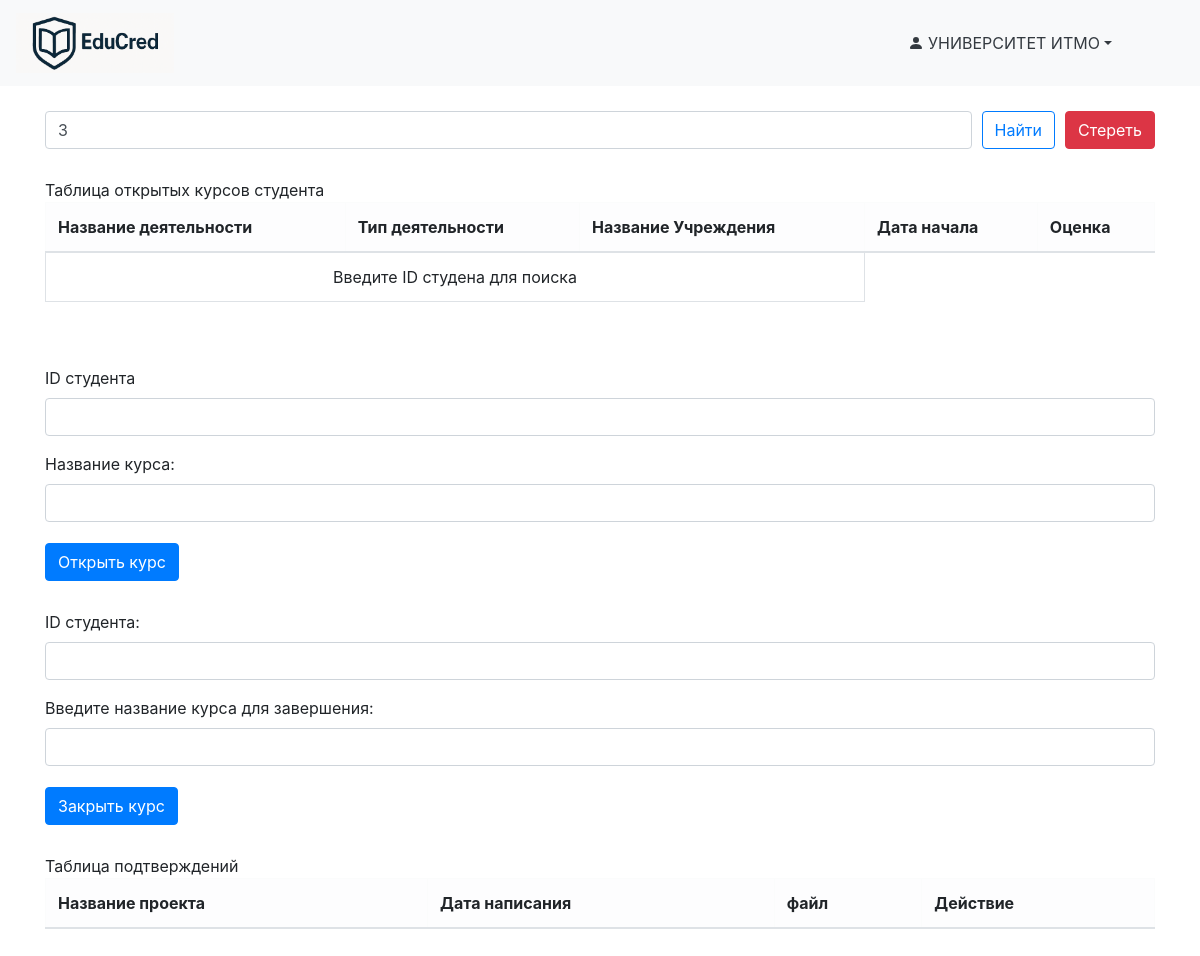
The app's page /university_workspace (signed in), older data.
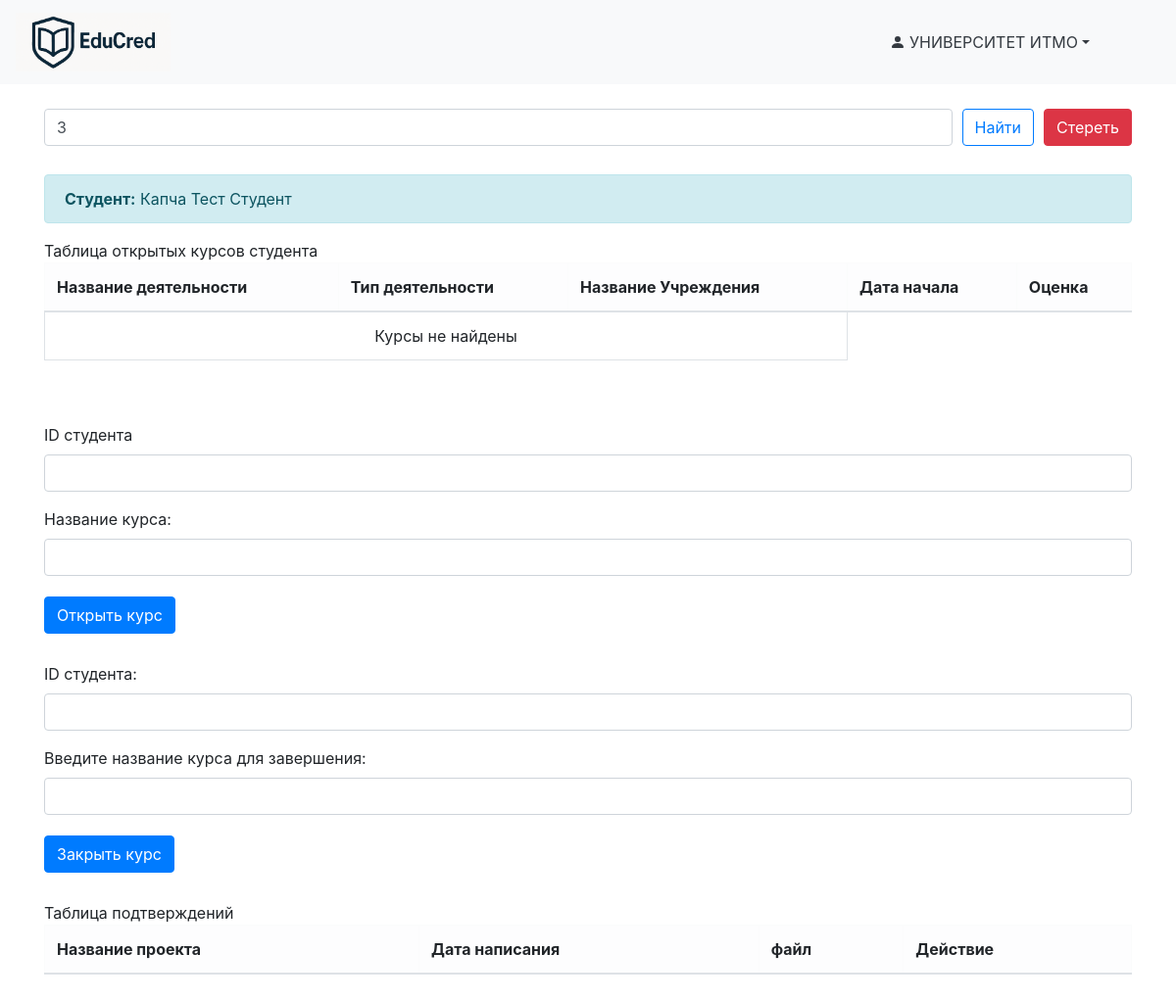
The same page, newer data.
### data/Universities.py (models this page shows)
class University(SqlAlchemyBase, UserMixin, SerializerMixin):
    __tablename__ = "universities"
    id = sqlalchemy.Column(sqlalchemy.Integer, primary_key=True, autoincrement=True)
    user_id = sqlalchemy.Column(sqlalchemy.Integer, sqlalchemy.ForeignKey("users.id"), unique=True)
    INN = sqlalchemy.Column(sqlalchemy.Integer, nullable=False)
    title = sqlalchemy.Column(sqlalchemy.String, nullable=False)
    address = sqlalchemy.Column(sqlalchemy.String, nullable=False)
    boss_nsp = sqlalchemy.Column(sqlalchemy.String, nullable=False)
    type = sqlalchemy.Column(sqlalchemy.String, nullable=False)
    user = orm.relationship("User", back_populates="university")
    achievements = orm.relationship("Achievement", back_populates="university")

### data/Students.py (models this page shows)
class Student(SqlAlchemyBase, UserMixin, SerializerMixin):
    __tablename__ = "students"
    id = sqlalchemy.Column(sqlalchemy.Integer, primary_key=True, autoincrement=True)
    user_id = sqlalchemy.Column(sqlalchemy.Integer, sqlalchemy.ForeignKey("users.id"), nullable=False)
    student_nsp = sqlalchemy.Column(sqlalchemy.String, nullable=False)
    born = sqlalchemy.Column(sqlalchemy.DateTime, nullable=False)
    phone_num = sqlalchemy.Column(sqlalchemy.String, nullable=False)
    about = sqlalchemy.Column(sqlalchemy.String, nullable=True)
    employer_id = sqlalchemy.Column(sqlalchemy.String, nullable=True)
    user = orm.relationship("User", back_populates="student")
    achievements = orm.relationship("Achievement", back_populates="student")

### server.py (the view, shortened to what this page needs)
@app.route('/university_workspace', methods=['POST', 'GET'])
@login_required
def university_workspace():
    try:
        db_sess = db_session.create_session()
        user = db_sess.query(User).get(current_user.id)
        univer = user.university
        form_find = UniverFindStudentForm()
        form_open = UniverOpenCourseForm()
        form_close = UniverCloseCourseForm()
        all_acts = []
        student_find_table = ''
        projs = db_sess.query(Achievement).filter(Achievement.university_id == univer.id,
                                                  or_(Achievement.end_date == None,
                                                      Achievement.end_date == ""),
                                                  Achievement.approve_path == None
                                                  ).all()
        if form_find.find_clear.data:
            session.pop('univer_found_student_id_cur', None)
            form_find.find_student_id.data = ''
        if not student_find_table and 'univer_found_student_id_cur' in session:
            saved_id = session['univer_found_student_id_cur']
            student_find_table = db_sess.query(Student).get(saved_id)
            all_acts = db_sess.query(Achievement).filter(
                Achievement.student_id == saved_id,
                or_(Achievement.end_date == None,
                    Achievement.end_date == "")
            ).all()
            form_find.find_student_id.data = str(saved_id)
        return render_template('university_workspace.html',
                               form_find=form_find, form_close=form_close, form_open=form_open,
                               title='Образовательное учреждение',
                               student_find=student_find_table,
                               activities=all_acts,
                               projs=projs,
                               joined_title=univer.title,
                               style=url_for('static', filename='css/style.css'))
    except Exception as e:
        flash(f'Произошла неизвестная ошибка, попробуйте ещё раз', 'danger')
        app.logger.error(e)
        return render_template('home.html', token=None, result=None, university=None, title='Главная')

### data/univer_find_student_form.py
class UniverFindStudentForm(FlaskForm):
    find_student_id = StringField(
        'ID студента',
        validators=[DataRequired()]
    )
    find_submit = SubmitField('Найти')
    find_clear = SubmitField('Стереть')

### data/univer_open_course_form.py
class UniverOpenCourseForm(FlaskForm):
    open_student_id = StringField(
        'ID студента',
        validators=[DataRequired()]
    )
    open_course_title = StringField("Название курса:", validators=[DataRequired()])
    open_submit = SubmitField('Открыть курс')

### data/db_session.py (called while the page is built)
def create_session() -> Session:
    global __factory
    return __factory()

### server.py (called while the page is built)
@login_manager.user_loader
def load_user(user_id):
    db_sess = db_session.create_session()
    return db_sess.query(User).get(user_id)

### templates/university_workspace.html (shortened to what this page needs)
{% extends "workspace_base.html" %}
{% block content %}
    <form method="POST" class="d-flex gap-2 mb-4 align-items-center">
        {{ form_find.find_student_id(class_="form-control", id="find_student_id", placeholder="ID студента") }}
        {{ form_find.find_submit(class_="btn btn-outline-primary") }}
        {{ form_find.find_clear(class_="btn btn-danger btn-equal-height") }}
    </form>
    {% if student_find %}
        <div class="alert alert-info" role="alert">
            <strong>Студент:</strong> {{ student_find.student_nsp }}
        </div>
    {% endif %}
    <div class="table-responsive mb-5">
        <caption class="fw-bold">Таблица открытых курсов студента</caption>
        <table class="table table-bordered">
            <thead class="table-light">
            <tr>
                <th>Название деятельности</th>
                <th>Тип деятельности</th>
                <th>Название Учреждения</th>
                <th>Дата начала</th>
                <th>Оценка</th>
            </tr>
            </thead>
            <tbody>
            {% for act in activities %}
                <tr>
                    <td>{{ act.title }}</td>
                    <td>
                        {% if act.approve_path == "Not Required" %}
                            Курс
                        {% else %}
                            Личный проект
                        {% endif %}
                    </td>
                    <td>{{ act.university.title }}</td>
                    <td>{{ act.start_date.strftime("%d.%m.%Y") }}</td>
                    <td>{{ act.mark or '—' }}</td>
                </tr>
            {% else %}
                {% if student_find %}
                    <tr>
                        <td colspan="3" class="text-center">Курсы не найдены</td>
                    </tr>
                {% else %}
                    <tr>
                        <td colspan="3" class="text-center">Введите ID студена для поиска</td>
                    </tr>
                {% endif %}
            {% endfor %}
            </tbody>
        </table>
    </div>
    <form method="POST" id="open-course-form" class="mb-4">
        <div class="mb-3">
            {{ form_open.open_student_id.label }}
            {{ form_open.open_student_id(class="form-control", id="student_id") }}
        </div>
        <div class="mb-3">
            {{ form_open.open_course_title.label }}
            {{ form_open.open_course_title(class="form-control", id="course_title") }}
        </div>
        <div class="mb-3">
            {{ form_open.open_submit(class="btn btn-primary") }}
        </div>
    </form>
    <form method="POST" id="close-course-form" class="mb-4">
        <div class="mb-3">
            {{ form_close.close_student_id.label }}
            {{ form_close.close_student_id(class="form-control", id="close_student_id") }}
        </div>
        <div class="mb-3">
            {{ form_close.close_course_title.label }}
            {{ form_close.close_course_title(class="form-control", id="close_course_title") }}
        </div>
        <div class="mb-3">
            {{ form_close.close_submit(class="btn btn-primary") }}
        </div>
    </form>
    <div class="table-responsive mb-5">
        <caption class="fw-bold">Таблица подтверждений</caption>
        <table class="table table-bordered">
            <thead class="table-light">
            <tr>
                <th>Название проекта</th>
                <th>Дата написания</th>
                <th>файл</th>
                <th>Действие</th>
            </tr>
            </thead>
        </table>
    </div>
{% endblock %}

### templates/workspace_base.html (shortened to what this page needs)
<!doctype html>
<html lang="en">
<head>
    <link rel="stylesheet" type="text/css" href="{{ style }}"/>
    <link
            rel="stylesheet"
            href="https://stackpath.bootstrapcdn.com/bootstrap/4.4.1/css/bootstrap.min.css"
    >
</head>
<body>
<header>
    <nav class="navbar navbar-light bg-light">
        <a class="navbar-brand" href="{{ url_for('home') }}">
            <img src="{{ url_for('static', filename='images/EduCred_logo.png') }}"
                 alt="EduCred"
                 height="60">
        </a>
        <aside class="col-3 bg-light border-end p-3 d-flex flex-column">
            <div class="dropdown">
                <a
                        href="#"
                        class="d-flex align-items-center text-decoration-none text-dark dropdown-toggle"
                        id="userMenu"
                        data-toggle="dropdown"
                        aria-haspopup="true"
                        aria-expanded="false"
                >
                    <svg xmlns="http://www.w3.org/2000/svg"
                         width="16" height="16" fill="currentColor"
                         class="bi bi-person-fill mr-1"
                         viewBox="0 0 16 16">
                        <path d="M3 14s-1 0-1-1 1-4 6-4 6 3 6 4-1 1-1 1H3zm5-6a3 3 0 1 0 0-6 3 3 0 0 0 0 6z"/>
                    </svg>
                    <span>{{ joined_title }}</span>
                </a>
            </div>
        </aside>
    </nav>
</header>
<main role="main" class="container">
    {% block content %}{% endblock %}
</main>
</body>
</html>

### static/css/style.css (style rules this page uses)
.btn { display: inline-block; padding: 6px 12px; margin: 5px 0; font-size: 16px; font-weight: bold; background-color: #4CAF50; color: white; border: none; text-decoration: none; cursor: pointer; border-radius: 4px; }
.btn-equal-height { height: 38px; padding: 0 14px; font-size: 16px; line-height: 1; display: flex; align-items: center; justify-content: center; }
.btn-danger { background-color: #dc3545; }
.container { max-width: 900px; margin: 0 auto; padding: 20px; }
.d-flex { display: flex; }
.gap-2 { gap: 10px; }

Row changes from the older to the newer data that the page shows:
added Student: student_nsp "Капча Тест Студент"
Text that changed along with them:
text no longer shown: "Введите ID студена для поиска"
text now shown: "Студент: Курсы не найдены"
